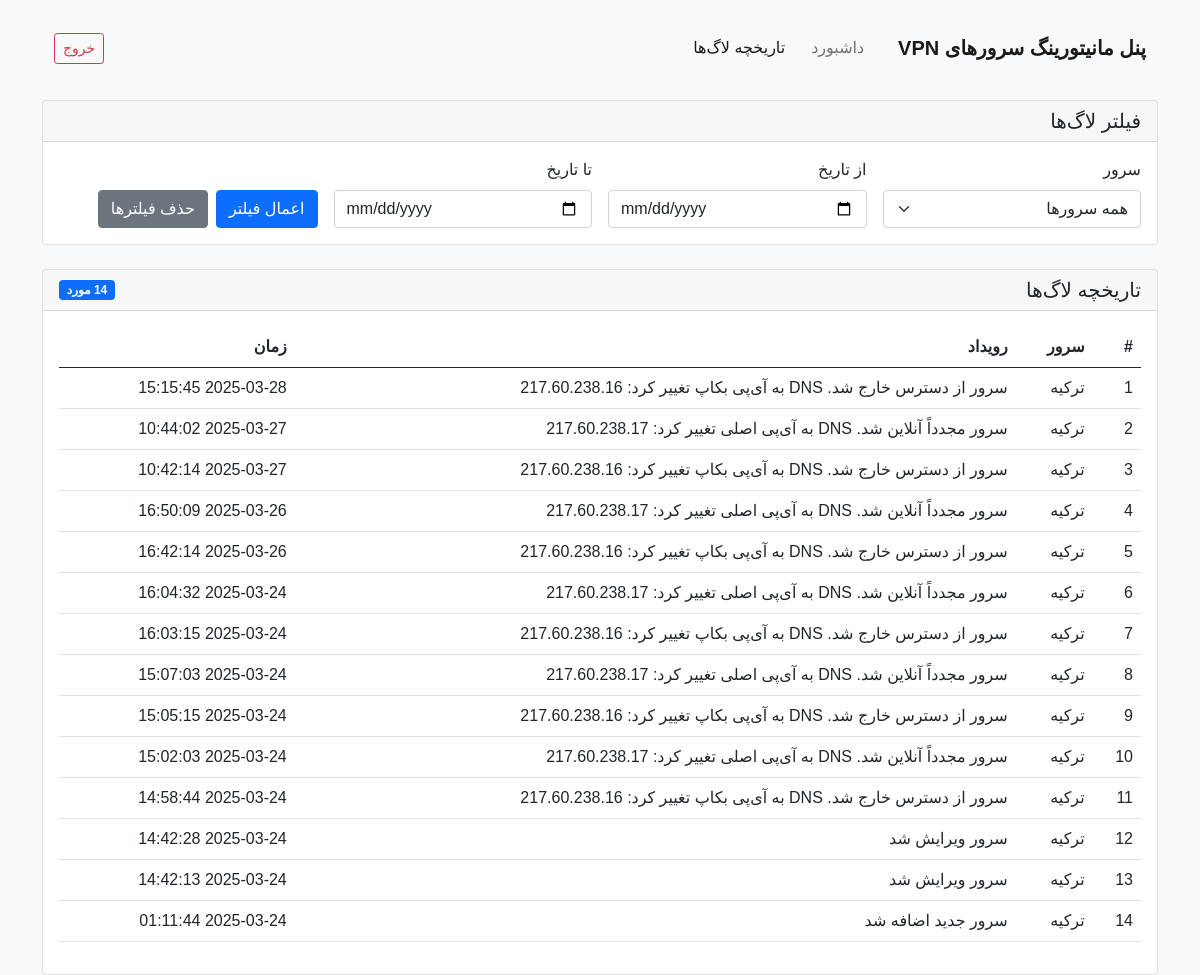
Page /logs.php (signed in) on the committed database.
### tables this page shows
CREATE TABLE `logs` (
  `id` int(11) NOT NULL AUTO_INCREMENT,
  `server_id` int(11) NOT NULL,
  `event` varchar(255) NOT NULL,
  `log_time` datetime NOT NULL DEFAULT CURRENT_TIMESTAMP,
  PRIMARY KEY (`id`),
  KEY `server_id` (`server_id`),
  CONSTRAINT `logs_ibfk_1` FOREIGN KEY (`server_id`) REFERENCES `servers` (`id`) ON DELETE CASCADE
);

CREATE TABLE `servers` (
  `id` int(11) NOT NULL AUTO_INCREMENT,
  `name` varchar(50) NOT NULL,
  `subdomain` varchar(100) NOT NULL,
  `main_ip` varchar(45) NOT NULL,
  `backup_ip` varchar(45) NOT NULL,
  `current_ip` varchar(45) NOT NULL,
  `status` enum('up','down') NOT NULL DEFAULT 'up',
  `last_checked` datetime DEFAULT NULL,
  PRIMARY KEY (`id`)
);

### logs.php (the view, shortened to what this page needs)
<?php
$db = connectDB();
$date_from = isset($_GET['date_from']) ? $_GET['date_from'] : '';
$date_to = isset($_GET['date_to']) ? $_GET['date_to'] : '';
$query = "SELECT logs.*, servers.name AS server_name
          FROM logs
          LEFT JOIN servers ON logs.server_id = servers.id
          WHERE 1=1";
$params = [];
$query .= " ORDER BY logs.log_time DESC LIMIT 100";
$stmt = $db->prepare($query);
$stmt->execute($params);
$logs = $stmt->fetchAll(PDO::FETCH_ASSOC);
?>
<!DOCTYPE html>
<html lang="fa" dir="rtl">
<head>
    <link rel="stylesheet" href="https://cdn.jsdelivr.net/npm/bootstrap@5.0.2/dist/css/bootstrap.rtl.min.css">
    <link rel="stylesheet" href="https://cdn.jsdelivr.net/npm/bootstrap-icons@1.8.1/font/bootstrap-icons.css">
</head>
<body>
    <div class="container">
        <nav class="navbar navbar-expand-lg navbar-light bg-light mb-4 rounded">
            <div class="container-fluid">
                <a class="navbar-brand" href="#">پنل مانیتورینگ سرورهای VPN</a>
                <div class="collapse navbar-collapse" id="navbarNav">
                    <ul class="navbar-nav me-auto mb-2 mb-lg-0">
                        <li class="nav-item">
                            <a class="nav-link" href="dashboard.php">داشبورد</a>
                        </li>
                        <li class="nav-item">
                            <a class="nav-link active" href="logs.php">تاریخچه لاگ‌ها</a>
                        </li>
                    </ul>
                    <div class="d-flex">
                        <a href="logout.php" class="btn btn-outline-danger btn-sm">خروج</a>
                    </div>
                </div>
            </div>
        </nav>
        <div class="row mb-4">
            <div class="col-12">
                <div class="card">
                    <div class="card-header">
                        <h5 class="mb-0">فیلتر لاگ‌ها</h5>
                    </div>
                    <div class="card-body">
                        <form method="get" class="row g-3">
                            <div class="col-md-3">
                                <label for="server_id" class="form-label">سرور</label>
                                <select class="form-select" id="server_id" name="server_id">
                                    <option value="0">همه سرورها</option>
                                </select>
                            </div>
                            <div class="col-md-3">
                                <label for="date_from" class="form-label">از تاریخ</label>
                                <input type="date" class="form-control" id="date_from" name="date_from" value="<?php echo $date_from; ?>">
                            </div>
                            <div class="col-md-3">
                                <label for="date_to" class="form-label">تا تاریخ</label>
                                <input type="date" class="form-control" id="date_to" name="date_to" value="<?php echo $date_to; ?>">
                            </div>
                            <div class="col-md-3 d-flex align-items-end">
                                <button type="submit" class="btn btn-primary me-2">اعمال فیلتر</button>
                                <a href="logs.php" class="btn btn-secondary">حذف فیلترها</a>
                            </div>
                        </form>
                    </div>
                </div>
            </div>
        </div>
        <div class="row">
            <div class="col-12">
                <div class="card">
                    <div class="card-header d-flex justify-content-between align-items-center">
                        <h5 class="mb-0">تاریخچه لاگ‌ها</h5>
                        <span class="badge bg-primary"><?php echo count($logs); ?> مورد</span>
                    </div>
                    <div class="card-body">
                        <div class="table-responsive">
                            <table class="table table-hover">
                                <thead>
                                    <tr>
                                        <th>#</th>
                                        <th>سرور</th>
                                        <th>رویداد</th>
                                        <th>زمان</th>
                                    </tr>
                                </thead>
                                <tbody>
                                    <?php if (empty($logs)): ?>
                                        <tr>
                                            <td colspan="4" class="text-center">هیچ لاگی یافت نشد</td>
                                        </tr>
                                    <?php else: ?>
                                        <?php foreach ($logs as $index => $log): ?>
                                            <tr>
                                                <td><?php echo $index + 1; ?></td>
                                                <td><?php echo htmlspecialchars($log['server_name'] ?? 'نامشخص'); ?></td>
                                                <td><?php echo htmlspecialchars($log['event']); ?></td>
                                                <td><?php echo htmlspecialchars($log['log_time']); ?></td>
                                            </tr>
                                        <?php endforeach; ?>
                                    <?php endif; ?>
                                </tbody>
                            </table>
                        </div>
                    </div>
                </div>
            </div>
        </div>
    </div>
</body>
</html>

### logs.php (style rules this page uses)
body { font-family: 'Vazir', Tahoma, Arial, sans-serif; background-color: #f8f9fa; padding-top: 20px; }
.navbar-brand { font-weight: bold; }
.nav-item { margin-right: 10px; }

### rows in the picture
logs: server.name "ترکیه", event "سرور از دسترس خارج شد. DNS به آی‌پی بکاپ تغییر کرد: 217.60.238.16", log_time "2025-03-28 15:15:45"
logs: server.name "ترکیه", event "سرور مجدداً آنلاین شد. DNS به آی‌پی اصلی تغییر کرد: 217.60.238.17", log_time "2025-03-27 10:44:02"
logs: server.name "ترکیه", event "سرور از دسترس خارج شد. DNS به آی‌پی بکاپ تغییر کرد: 217.60.238.16", log_time "2025-03-27 10:42:14"
logs: server.name "ترکیه", event "سرور مجدداً آنلاین شد. DNS به آی‌پی اصلی تغییر کرد: 217.60.238.17", log_time "2025-03-26 16:50:09"
logs: server.name "ترکیه", event "سرور از دسترس خارج شد. DNS به آی‌پی بکاپ تغییر کرد: 217.60.238.16", log_time "2025-03-26 16:42:14"
logs: server.name "ترکیه", event "سرور مجدداً آنلاین شد. DNS به آی‌پی اصلی تغییر کرد: 217.60.238.17", log_time "2025-03-24 16:04:32"
logs: server.name "ترکیه", event "سرور از دسترس خارج شد. DNS به آی‌پی بکاپ تغییر کرد: 217.60.238.16", log_time "2025-03-24 16:03:15"
logs: server.name "ترکیه", event "سرور مجدداً آنلاین شد. DNS به آی‌پی اصلی تغییر کرد: 217.60.238.17", log_time "2025-03-24 15:07:03"
logs: server.name "ترکیه", event "سرور از دسترس خارج شد. DNS به آی‌پی بکاپ تغییر کرد: 217.60.238.16", log_time "2025-03-24 15:05:15"
logs: server.name "ترکیه", event "سرور مجدداً آنلاین شد. DNS به آی‌پی اصلی تغییر کرد: 217.60.238.17", log_time "2025-03-24 15:02:03"
logs: server.name "ترکیه", event "سرور از دسترس خارج شد. DNS به آی‌پی بکاپ تغییر کرد: 217.60.238.16", log_time "2025-03-24 14:58:44"
logs: server.name "ترکیه", event "سرور ویرایش شد", log_time "2025-03-24 14:42:28"
logs: server.name "ترکیه", event "سرور ویرایش شد", log_time "2025-03-24 14:42:13"
logs: server.name "ترکیه", event "سرور جدید اضافه شد", log_time "2025-03-24 01:11:44"

### other values in the picture
count($logs) "14"
